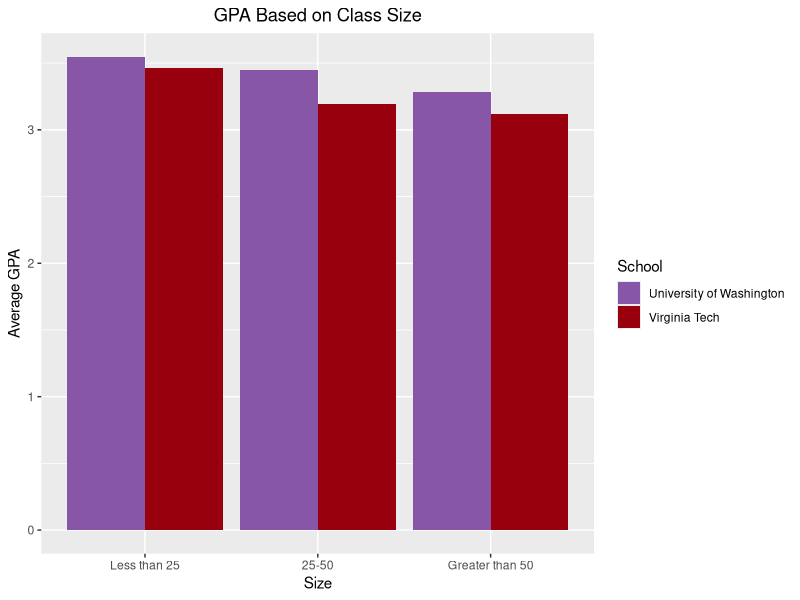

Write the R code that produced this figure.
## ---- chunk 1
knitr::opts_chunk$set(echo = TRUE)
library("dplyr")
library("tidyr")
library("ggplot2")
library("knitr")
## ---- chunk 2
virginia_tech <- read.csv("data/vt_grades.csv", stringsAsFactors = FALSE)

uw <- read.csv("data/uw_grades.csv", stringsAsFactors = FALSE)

uw <- uw %>% 
  filter(Term == "20154 (Autumn 2015)") %>% 
  select("Student_Count", "Average_GPA") 

uw_small <- uw %>% 
  filter(Student_Count < 25) %>% 
  mutate(Size = "Less than 25")

uw_medium <- uw %>% 
  filter(Student_Count > 25 & Student_Count < 50) %>% 
  mutate(Size = "25-50")

uw_large <- uw %>% 
  filter(Student_Count > 50) %>% 
  mutate(Size = "Greater than 50")

uw <- full_join(uw_small, uw_medium, by = c("Student_Count", "Average_GPA", "Size"))

uw <- full_join(uw, uw_large, by = c("Student_Count", "Average_GPA", "Size"))

uw_summary <- uw %>% 
  group_by(Size) %>% 
  summarize( Average_GPA = mean(Average_GPA)) %>% 
  mutate(School = "University of Washington")

virginia_tech <- virginia_tech %>% 
  filter( Number_of_students < 2000) %>% 
  select("Number_of_students", "GPA")

colnames(virginia_tech) <- c("Student_Count", "Average_GPA")

vt_small <- virginia_tech %>% 
  filter(Student_Count < 25) %>% 
  mutate(Size = "Less than 25")

vt_medium <- virginia_tech %>% 
  filter(Student_Count > 25 & Student_Count < 50) %>% 
  mutate(Size = "25-50")

vt_large <- virginia_tech %>% 
  filter(Student_Count > 50) %>% 
  mutate(Size = "Greater than 50")

virginia_tech <- full_join(vt_small, vt_medium, by = c("Student_Count", "Average_GPA", "Size"))

virginia_tech <- full_join(virginia_tech, vt_large, by = c("Student_Count", "Average_GPA", "Size"))

vt_summary <- virginia_tech %>% 
  group_by(Size) %>% 
  summarize( Average_GPA = mean(Average_GPA)) %>% 
  mutate(School = "Virginia Tech") 


combined_data <- full_join(uw_summary, vt_summary, by = c("Size", "Average_GPA", "School"))

positions <- c("Less than 25", "25-50", "Greater than 50")
ggplot(data = combined_data, aes(x = Size, y = Average_GPA, fill = School)) + 
  geom_bar(stat="identity", position=position_dodge()) +
  scale_x_discrete(limits = positions) +
  scale_fill_manual(values = c('#8856a7','#99000d')) +
  labs(title = "GPA Based on Class Size", y = "Average GPA") +
  theme(plot.title = element_text(hjust = 0.5))
## ---- chunk 3
colnames(combined_data) <- c("Size", "Average GPA", "School")
kable(combined_data)
